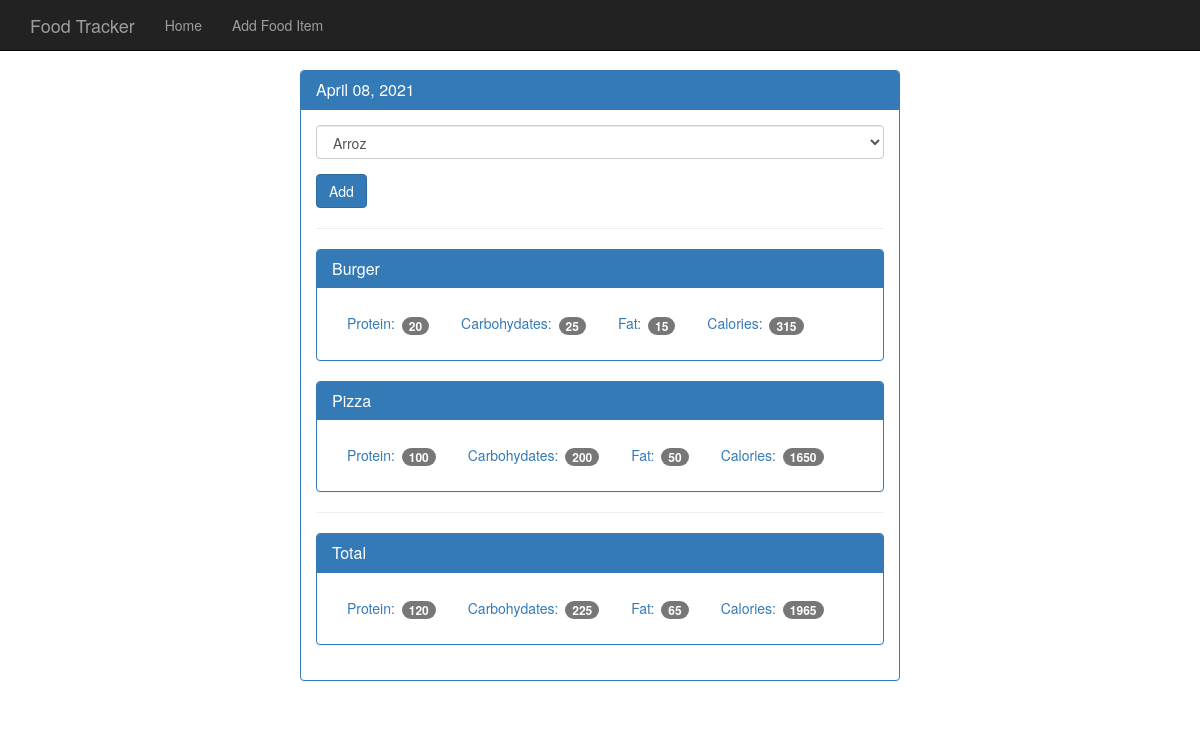
Page /day/6 on the committed database.
### tables this page shows
CREATE TABLE daily_intake (
    date_id    integer not null,
    food_id    integer not null,
    primary key (date_id, food_id)
);

CREATE TABLE foods (
    id         integer primary key autoincrement,
    name       text    not null,
    protein    integer not null,
    carbs      integer not null,
    fat        integer not null,
    calories   integer not null
);

### app.py (the view)
@app.route('/day/<date_id>', methods=['GET'])
def get_day(date_id):
    db = open_db()
    cur = db.execute(' select d.id, d.entry_date from dates d where d.id = ? order by d.id ', [date_id])
    date = cur.fetchone()
    date_db = datetime.strptime(str(date['entry_date']), '%Y%m%d')
    date_ft = datetime.strftime(date_db, '%B %d, %Y')
    cur = db.execute(' select f.id, f.name from foods f order by f.name ')
    foods = cur.fetchall()
    cur = db.execute(' select i.date_id, d.entry_date, i.food_id, f.name, f.protein, f.carbs, f.fat, f.calories from daily_intake i join dates d on d.id = i.date_id join foods f on f.id = i.food_id where i.date_id = ? order by i.date_id, f.name ', [date_id])
    intakes = cur.fetchall()
    cur = db.execute(' select sum(f.protein) protein, sum(f.carbs) carbs, sum(f.fat) fat, sum(f.calories) calories from daily_intake i join dates d on d.id = i.date_id join foods f on f.id = i.food_id where i.date_id = ? ', [date_id])
    totals = cur.fetchone()
    return render_template('day.html', date_id=date_id, date_ft=date_ft, foods=foods, intakes=intakes, totals=totals)

### app.py (called while the page is built)
def connect_db():
    sql = sqlite3.connect('/home/mmlcasag/python/food_tracker/database/food_tracker.db')
    sql.row_factory = sqlite3.Row
    return sql

def open_db():
    if not hasattr(g, 'sqlite3_db'):
        g.sqlite3_db = connect_db()
    return g.sqlite3_db

### templates/day.html (shortened to what this page needs)
<!DOCTYPE html>
<html lang="en">
  <head>
    <link href="{{ url_for('static', filename='bootstrap.min.css') }}" rel="stylesheet">
    <link href="{{ url_for('static', filename='theme.css') }}" rel="stylesheet">
  </head>
  <body>
    <nav class="navbar navbar-inverse navbar-fixed-top">
      <div class="container">
        <div class="navbar-header">
          <a class="navbar-brand" href="{{ url_for('get_home') }}">Food Tracker</a>
        </div>
        <div id="navbar" class="navbar-collapse collapse">
          <ul class="nav navbar-nav">
            <li><a href="{{ url_for('get_home') }}">Home</a></li>
            <li><a href="{{ url_for('get_add_food') }}">Add Food Item</a></li>
          </ul>
        </div>
      </div>
    </nav>
    <div class="container theme-showcase col-sm-6 col-sm-offset-3" role="main">
      <div class="row">
        <div>
          <div class="panel panel-primary">
            <div class="panel-heading">
              <h3 class="panel-title">{{ date_ft }}</h3>
            </div>
            <div class="panel-body">
              <form method="POST" action="{{ url_for('post_day') }}">
                <div class="form-group">
                  <select class="form-control" name="food">
                    {% for food in foods %}
                      <option value="{{ food.id }}">{{ food.name }}</option>
                    {% endfor %}
                  </select>
                </div>
                <button type="submit" class="btn btn-primary">Add</button>
              </form>
              <hr />
              {% for intake in intakes %}
                <div class="panel panel-primary">
                  <div class="panel-heading">
                    <h3 class="panel-title">{{ intake.name }}</h3>
                  </div>
                  <div class="panel-body">
                    <ul class="nav nav-pills" role="tablist">
                      <li><a>Protein: <span class="badge">{{ intake.protein }}</span></a></li>
                      <li><a>Carbohydates: <span class="badge">{{ intake.carbs }}</span></a></li>
                      <li><a>Fat: <span class="badge">{{ intake.fat }}</span></a></li>
                      <li><a>Calories: <span class="badge">{{ intake.calories }}</span></a></li>
                    </ul>
                  </div>
                </div>
              {% endfor %}
              <hr />
              <div class="panel panel-primary">
                <div class="panel-heading">
                  <h3 class="panel-title">Total</h3>
                </div>
                <div class="panel-body">
                  <ul class="nav nav-pills" role="tablist">
                    <li><a>Protein: <span class="badge">{{ totals.protein }}</span></a></li>
                    <li><a>Carbohydates: <span class="badge">{{ totals.carbs }}</span></a></li>
                    <li><a>Fat: <span class="badge">{{ totals.fat }}</span></a></li>
                    <li><a>Calories: <span class="badge">{{ totals.calories }}</span></a></li>
                  </ul>
                </div>
              </div>
            </div>
          </div>
        </div>
      </div>
    </div>
  </body>
</html>

### static/theme.css (style rules this page uses)
body { padding-top: 70px; padding-bottom: 30px; }

### rows in the picture
daily_intake: name "Burger", protein "20", carbs "25", fat "15", calories "315"
daily_intake: name "Pizza", protein "100", carbs "200", fat "50", calories "1650"

### other values in the picture
{{ date_ft }} "April 08, 2021"
{{ totals.protein }} "120"
{{ totals.carbs }} "225"
{{ totals.fat }} "65"
{{ totals.calories }} "1965"
form field food "Arroz"
